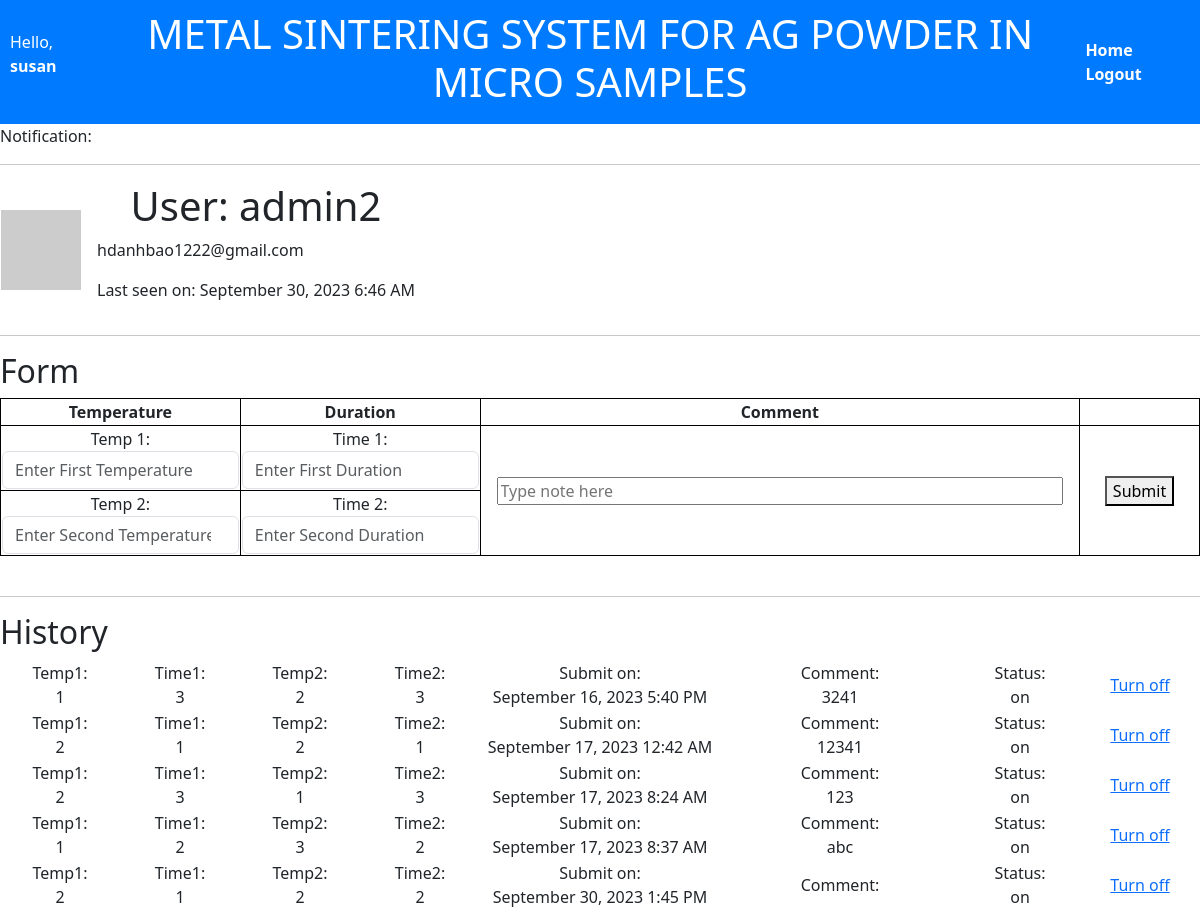
Page /user/admin2 (signed in) on the committed database.
### app/models.py (models this page shows, shortened)
class User(UserMixin, db.Model):
    id = db.Column(db.Integer, primary_key=True)
    username = db.Column(db.String(64), index=True, unique=True)
    email = db.Column(db.String(120), index=True, unique=True)
    password_hash = db.Column(db.String(128))
    posts = db.relationship('Post', backref='author', lazy='dynamic')
    about_me = db.Column(db.String(140))
    last_seen = db.Column(db.DateTime, default=datetime.utcnow)
    @login.user_loader
    def load_user(id):
        return User.query.get(int(id))
    def avatar(self, size):
        digest = md5(self.email.lower().encode('utf-8')).hexdigest()
        return 'https://www.gravatar.com/avatar/{}?d=identicon&s={}'.format(
            digest, size)

class Post(db.Model):
    id = db.Column(db.Integer, primary_key=True)
    temp1 = db.Column(db.Integer)
    temp2 = db.Column(db.Integer)
    time1 = db.Column(db.Integer)
    time2 = db.Column(db.Integer)
    comment = db.Column(db.String(140), default="")
    status = db.Column(db.Integer, default=1)
    user_id = db.Column(db.Integer, db.ForeignKey('user.id'))
    time_submit = db.Column(db.DateTime, default=datetime.now())

### app/routes.py (the view, shortened to what this page needs)
@app.route('/user/<username>', methods=['GET', 'POST'])
@login_required
def user(username):
    user = User.query.filter_by(username=username).first_or_404()
    posts = user.posts.all()
    form = PostForm()
    return render_template('user.html', user=user, form=form, posts=posts)

### app/forms.py
class PostForm(FlaskForm):
    temp1 = IntegerField('Temp 1', validators=[DataRequired()])
    temp2 = IntegerField('Temp 2', validators=[DataRequired()])
    time1 = IntegerField('Time 1', validators=[DataRequired()])
    time2 = IntegerField('Time 2', validators=[DataRequired()])
    comment = StringField('Comment')
    submit = SubmitField('Submit')

### app/routes.py (called while the page is built)
@app.before_request
def before_request():
    if current_user.is_authenticated:
        current_user.last_seen = datetime.utcnow()
        db.session.commit()

### app/templates/user.html (shortened to what this page needs)
{% extends "base.html" %}
{% block content %}
    <span>Notification: </span>
    <hr>
    <table>
        <tr valign="center">
            <td><img src="{{ user.avatar(128) }}"></td>
            <td style="padding-left:15px">
                <h1>User: {{ user.username }}</h1>
                {% if user.email %}<p>{{ user.email }}</p>{% endif %}
                {% if user.last_seen %}<p>Last seen on: {{ moment(user.last_seen).format('LLL') }}</p>{% endif %}
            </td>
        </tr>
    </table>
    <hr>
    <h2>Form</h2>
    <form method="POST" action="">
    <table class="form_submit">
        <colgroup>
            <col span="1" style="width: 20%;">
            <col span="1" style="width: 20%;">
            <col span="1" style="width: 50%;">
            <col span="1" style="width: 10%;">
        </colgroup>
        <tr>
            <th>Temperature</th>
            <th>Duration</th>
            <th>Comment</th>
            <th></th>
        </tr>
        <tr>
            <td><label>Temp 1:</label>
                {{ form.temp1(size=32, class="form-control", placeholder="Enter First Temperature", required="required") }}</td>
            <td><label>Time 1:</label>
                {{ form.time1(size=32, class="form-control", placeholder="Enter First Duration", required="required") }}</td>
            <td rowspan="2">{{ form.comment(style="width:95%; height: 100%;", placeholder="Type note here") }}</td>
            <td rowspan="2"><button type="submit">Submit</button></td>
        </tr>
        <tr>
            <td><label>Temp 2:</label>
                {{ form.temp2(size=32, class="form-control", placeholder="Enter Second Temperature", required="required") }}</td>
            <td><label>Time 2:</label>
                {{ form.time2(size=32, class="form-control", placeholder="Enter Second Duration", required="required") }}</td>
        </tr>
    </table>
    </form>
    <hr>
    <h2>History</h2>
    {% for post in posts %}
        {% include '_post.html' %}
    {% endfor %}
{% endblock %}

### app/templates/base.html (shortened to what this page needs)
<!doctype html>
<html>
    <link href="https://cdn.jsdelivr.net/npm/bootstrap@5.3.2/dist/css/bootstrap.min.css" rel="stylesheet">
    <head>
    </head>
    <body>
        <div class="header-links">
            <div class="header-user">
                <p>Hello, <a href="{{ url_for('user', username=current_user.username) }}">{{ current_user.username }}</a></p>
            </div>
            {% if title %}
            <h1>{{ title }}</h1>
            {% else %}
            <h1>METAL SINTERING SYSTEM FOR AG POWDER IN MICRO SAMPLES</h1>
            {% endif %}
            {% if not current_user.is_anonymous %}
            <div>
                <a href="{{ url_for('index')}}">Home</a>
                <a href="{{ url_for('logout') }}">Logout</a>
            </div>
            {% endif %}
        </div>
        {% block content %}{% endblock %}
    </body>
</html>

### app/templates/_post.html (shortened to what this page needs)
<table class="history">
    <tr valign="top" style="width=100%;">
        <colgroup>
            <col span="1" style="width: 10%;">
            <col span="1" style="width: 10%;">
            <col span="1" style="width: 10%;">
            <col span="1" style="width: 10%;">
            <col span="1" style="width: 20%;">
            <col span="1" style="width: 20%;">
            <col span="1" style="width: 10%;">
            <col span="1" style="width: 10%;">
        </colgroup>
        <td>Temp1:<br>{{ post.temp1 }}</td>
        <td>Time1:<br>{{ post.time1 }}</td>
        <td>Temp2:<br>{{ post.temp2 }}</td>
        <td>Time2:<br>{{ post.time2 }}</td>
        <td>Submit on:<br>{{ moment(post.time_submit).format('LLL') }}</td>
        <td>Comment:<br>{{ post.comment }}</td>
        {% if post.status == 1 %}
        <td>Status:<br>on</td>
        {% else %}
        <td>Status:<br>off</td>
        {% endif %}
        <td><a href="">Turn off</a></td>
    </tr>
</table>

### app/templates/base.html (style rules this page uses)
.header-links { background-color: #007bff; color: #fff; padding: 10px; display: flex; justify-content: space-between; align-items: center; }
.header-links a { margin-right: 10px; text-decoration: none; color: #fff; font-weight: bold; }
.header-user { text-align: left; }
h1 { text-align: center; }

### app/templates/user.html (style rules this page uses)
table.form_submit, table.form_submit td, table.form_submit th { border: 1px solid black; text-align: center; vertical-align: middle; }
table.form_submit { border-collapse: collapse; width: 100%; }

### app/templates/_post.html (style rules this page uses)
table.history, table.history td, table.history th { text-align: center; vertical-align: middle; }
table.history { border-collapse: collapse; width: 100%; }

### rows in the picture
User: username "susan"
User: username "admin2", email "hdanhbao1222@gmail.com", last_seen "September 30, 2023 6:46 AM"
Post: temp1 "1", time1 "3", temp2 "2", time2 "3", time_submit "September 16, 2023 5:40 PM", comment "3241", shows "Status:", status "on"
Post: temp1 "2", time1 "1", temp2 "2", time2 "1", time_submit "September 17, 2023 12:42 AM", comment "12341", shows "Status:", status "on"
Post: temp1 "2", time1 "3", temp2 "1", time2 "3", time_submit "September 17, 2023 8:24 AM", comment "123", shows "Status:", status "on"
Post: temp1 "1", time1 "2", temp2 "3", time2 "2", time_submit "September 17, 2023 8:37 AM", comment "abc", shows "Status:", status "on"
Post: temp1 "2", time1 "1", temp2 "2", time2 "2", time_submit "September 30, 2023 1:45 PM", shows "Status:", status "on"
